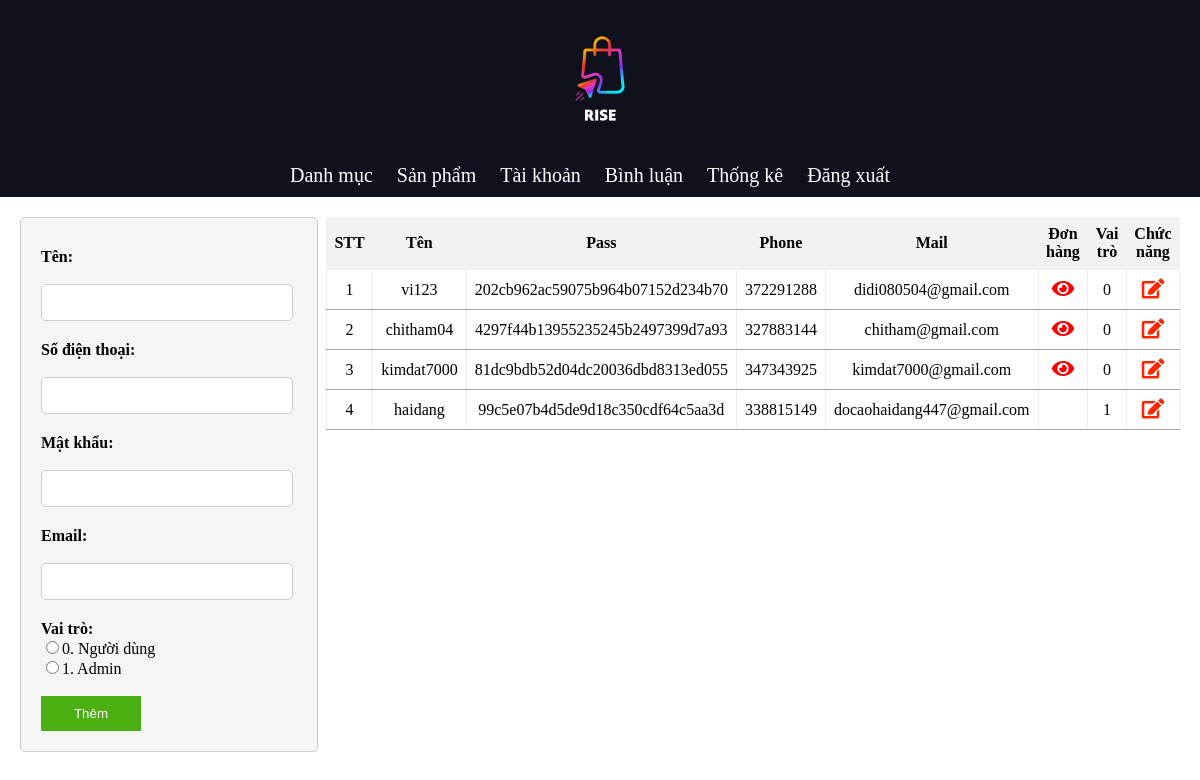
The app's page /admin/admin.php?pg=user with its own data.
### tables this page shows
CREATE TABLE `user` (
  `id_us` int(4) NOT NULL,
  `ten` varchar(100) NOT NULL,
  `username` varchar(100) NOT NULL,
  `diachi` varchar(200) NOT NULL,
  `hinh` varchar(100) DEFAULT NULL,
  `password` varchar(50) NOT NULL,
  `phone` int(11) NOT NULL,
  `email` varchar(100) NOT NULL,
  `vaitro` tinyint(4) NOT NULL DEFAULT 0,
  `reset_token` varchar(255) NOT NULL
);

### dao/pdo.php (called while the page is built, shortened)
<?php
function pdo_get_connection()
{
    $dburl = "mysql:host=localhost;dbname=dataduan1;charset=utf8";
    $username = 'root';
    $password = '';
    $conn = new PDO($dburl, $username, $password);
    $conn->setAttribute(PDO::ATTR_ERRMODE, PDO::ERRMODE_EXCEPTION);
    return $conn;
}
function pdo_query($sql)
{
    $sql_args = array_slice(func_get_args(), 1);
    try {
        $conn = pdo_get_connection();
        $stmt = $conn->prepare($sql);
        $stmt->execute($sql_args);
        $rows = $stmt->fetchAll();
        return $rows;
    } catch (PDOException $e) {
        throw $e;
    } finally {
        unset($conn);
    }
}

### dao/user.php (called while the page is built, shortened)
<?php
require_once 'pdo.php';
function showus()
{
    $sql = "SELECT * FROM user ORDER BY id_us DESC ";
    return pdo_query($sql);
}

### admin/quantri/khachhang.php (the view, shortened to what this page needs)
<?php
$kq = '';
$stt = 0;
foreach ($showus as $value) {
    $stt++;
    extract($value);
    if ($vaitro == 0) {
        $xdh = '<a href="admin.php?pg=qldh& id_us=' . $id_us . '" ><i class="fas fa-eye" style="color: #ff0000;"></a>';
    } else {
        $xdh = '';
    }
    $kq .= '<tr>
        <td>' . $stt . '</td>
        <td>' . $username . '</td>
        <td>' . md5($password) . '</td>
        <td>' . $phone . '</td>
        <td>' . $email . '</td>
        <td>' . $xdh . '</td>
        <td>' . $vaitro . '</td>
        <td><a href="admin.php?pg=uduser&id=' . $id_us . '"><i class="fas fa-edit" style="color: #ff2600;"></i></a> </td>
    </tr>';
}
?>
<body>
    <div class="content">
        <div class="form-loai">
            <form name="" action="admin.php?pg=userthem" method="post" onsubmit="return validateForm()">
                <div class="group">
                    <label for="">Tên: </label><br>
                    <input type="text" name="username" id="username">
                </div>
                <div class="group">
                    <label for="">Số điện thoại: </label><br>
                    <input type="text" name="phone" id="phone">
                </div>
                <div class="group">
                    <label for="">Mật khẩu: </label><br>
                    <input type="password" name="password" id="password">
                </div>
                <div class="group">
                    <label for="">Email: </label><br>
                    <input type="text" name="email" id="email">
                </div>
                <div class="group">
                    <label for="">Vai trò:</label>
                    <input type="radio" name="vaitro" value="0" id="vaitro">0. Người dùng<br>
                    <input type="radio" name="vaitro" value="1" id="vaitro">1. Admin<br>
                    <br>
                    <input type="submit" name="them_u" value="Thêm" class="btn">
                </div>
            </form>
        </div>
        <table border="1">
            <tr>
                <th>STT</th>
                <th>Tên</th>
                <th>Pass</th>
                <th>Phone</th>
                <th>Mail</th>
                <th>Đơn hàng</th>
                <th>Vai trò</th>
                <th>Chức năng</th>
            </tr>
            <?php echo $kq; ?>
        </table>
    </div>
</body>
</html>

### view/css/admin.css (style rules this page uses)
body { margin: 0; padding: 0; }
.form-loai { width: 100%; margin: 20px; }
form { width: 100%; max-width: 400px; background-color: #f5f5f5; border: 1px solid #ccc; padding: 20px; border-radius: 5px; }
label { display: block; font-weight: bold; margin-top: 10px; }
input[type="file"], input[type="text"], input[type="password"], select { width: 90%; padding: 10px; margin-bottom: 10px; border: 1px solid #ccc; border-radius: 5px; }
input[type="radio"] { padding: 0px; margin-bottom: 0px; border: 1px solid #ccc; border-radius: 5px; }
.btn { background-color: #007BFF; color: white; padding: 10px 20px; border: none; cursor: pointer; }
.content { display: flex; justify-content: space-between; align-items: flex-start; }
.form-loai { flex: 1; padding-right: 10px; }
table { flex: 2; }
table { margin: 20px; float: left; text-align: center; border: none; border-collapse: collapse; }
.btn { width: 100px; background-color: #4caf11; }
th { background-color: #f2f2f2; padding: 8px; border: none; }
td { border-bottom: 1px solid rgb(160, 166, 162); text-align: center; padding: 8px; }
a { text-decoration: none; font-size: 20px; }

### records on screen
user: username "vi123", password "202cb962ac59075b964b07152d234b70", phone "372291288", email "didi080504@gmail.com", vaitro "0"
user: username "chitham04", password "4297f44b13955235245b2497399d7a93", phone "327883144", email "chitham@gmail.com", vaitro "0"
user: username "kimdat7000", password "81dc9bdb52d04dc20036dbd8313ed055", phone "347343925", email "kimdat7000@gmail.com", vaitro "0"
user: username "haidang", password "99c5e07b4d5de9d18c350cdf64c5aa3d", phone "338815149", email "docaohaidang447@gmail.com", vaitro "1"
